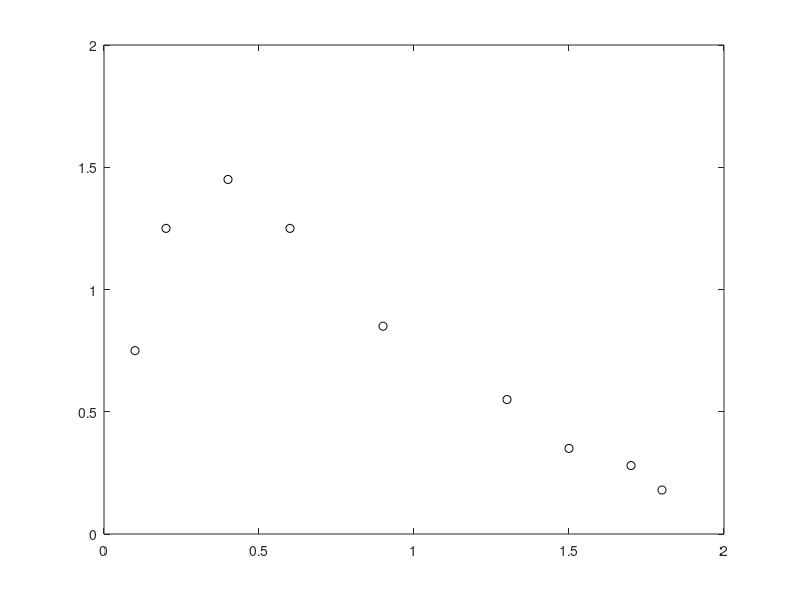

MATLAB code for this plot: (Note: this script raises an error after producing the figure.)
X = [0.1; 0.2; 0.4; 0.6; 0.9; 1.3; 1.5; 1.7; 1.8];
Y = [0.75; 1.25; 1.45; 1.25; 0.85; 0.55; 0.35; 0.28; 0.18];
max_iter = 5;
tolerance = 1.0e-10;
a0 = 1; a1 = 1;
A = [a0;a1];
alpha = 0;
Y_hat = A(1) * X .* exp(A(2)*X);
R = Y - Y_hat;
olderror = (norm(R))^2;
R = 1;
while(norm(R)/norm(Y-Y_hat)>tolerance)
    Y_hat = A(1) * X .* exp(A(2)*X);
    R = Y - Y_hat;
    S = (norm(R))^2;
    if (S>olderror)
        break
    end
    dRda0 = -X.*exp(A(2)*X);
    dRda1 = -A(1)*(X.^2).*exp(A(2)*X);
    J = [dRda0 dRda1];
    D = (-1)*(J'*J)\(J'*R);
    A = A + alpha * D;
    alpha = alpha + 0.1; 
    olderror = S;
end
    
figure
plot(X,Y,'ko') 
hold on
syms x y 
axis square
fimplicit(y-A(1)*x*exp(A(2)*x), 'b'); 
title('Guass Newton Method');
legend('Original Data points','Minimum residual fit using Gauss Newton');